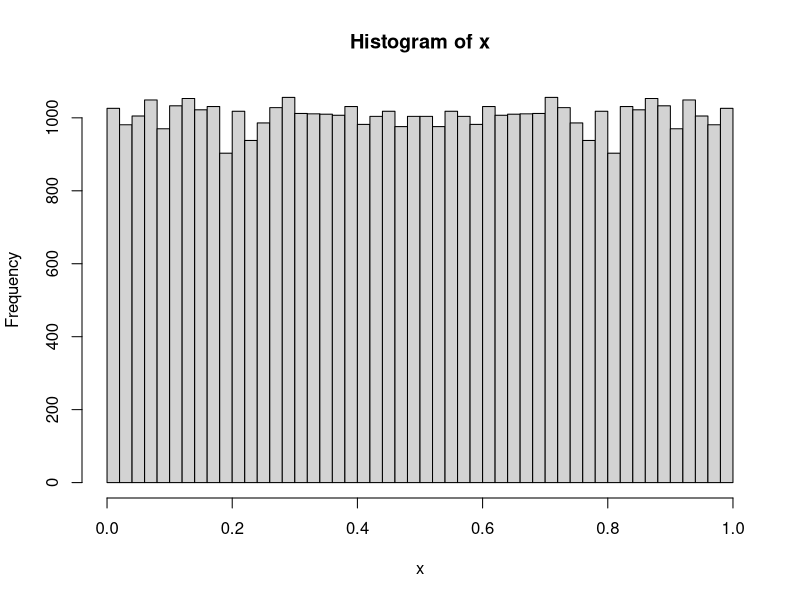

The R source for this figure:
x = c()
n = 2
t = 1

for (i in 1:50000){
  u = runif(n)
  if (t*max(u) <= sum(u) & sum(u) <= t){
    x = append(x,(t/sum(u))*u)
  }
}

hist(x, breaks = 50, xlim = c(0,1))